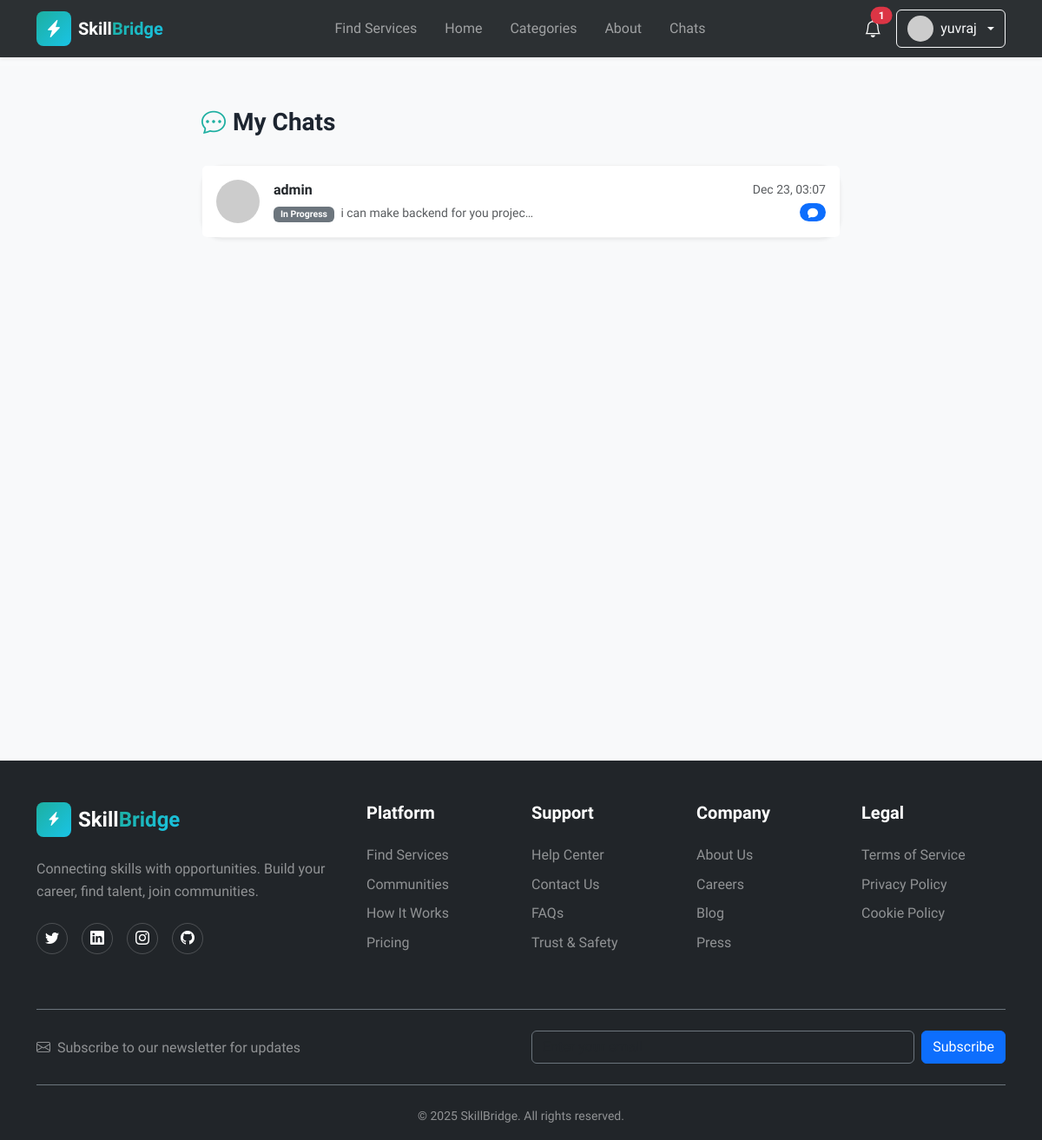
/user/chats (signed in), run on the app's committed database.
### models.py (models this page shows, shortened)
class User(UserMixin, db.Model):
    __tablename__ = 'users'
    id = db.Column(db.Integer, primary_key=True)
    username = db.Column(db.String(80), unique=True, nullable=False, index=True)
    email = db.Column(db.String(120), unique=True, nullable=False, index=True)
    password_hash = db.Column(db.String(255), nullable=False)
    user_type = db.Column(db.String(20), nullable=False, default='client')
    full_name = db.Column(db.String(100))
    bio = db.Column(db.Text)
    avatar_url = db.Column(db.String(255), default='default-avatar.png')
    phone = db.Column(db.String(20))
    is_active = db.Column(db.Boolean, default=True)
    is_verified = db.Column(db.Boolean, default=False)
    created_at = db.Column(db.DateTime, default=datetime.utcnow, nullable=False)
    updated_at = db.Column(db.DateTime, default=datetime.utcnow, onupdate=datetime.utcnow)
    services = db.relationship('Service', backref='provider', lazy='dynamic',
                              foreign_keys='Service.user_id')
    reviews = db.relationship('Review', backref='reviewer', lazy='dynamic',
                             foreign_keys='Review.user_id')
    orders_as_buyer = db.relationship('Order', backref='buyer', lazy='dynamic',
                                     foreign_keys='Order.buyer_id')
    orders_as_seller = db.relationship('Order', backref='seller', lazy='dynamic',
                                      foreign_keys='Order.seller_id')
    favorites = db.relationship('Favorite', backref='user', lazy='dynamic',
                               cascade='all, delete-orphan')
    notifications = db.relationship('Notification', backref='user', lazy='dynamic',
                                   cascade='all, delete-orphan')
    def is_admin(self):
        return self.user_type == 'admin'
    def get_unread_notifications_count(self):
        return self.notifications.filter_by(is_read=False).count()
    def get_recent_notifications(self, limit=5):
        return self.notifications.order_by(db.text('created_at desc')).limit(limit)
    def get_avatar_url(self):
        from flask import url_for
        if not self.avatar_url or self.avatar_url == 'default-avatar.png':
            return f"https://ui-avatars.com/api/?name={self.username}&background=random&color=fff&size=128"
        if self.avatar_url.startswith('http'):
            return self.avatar_url
        return url_for('static', filename='images/' + self.avatar_url)

class Order(db.Model):
    __tablename__ = 'orders'
    id = db.Column(db.Integer, primary_key=True)
    service_id = db.Column(db.Integer, db.ForeignKey('services.id'), nullable=False, index=True)
    buyer_id = db.Column(db.Integer, db.ForeignKey('users.id'), nullable=False, index=True)
    seller_id = db.Column(db.Integer, db.ForeignKey('users.id'), nullable=False, index=True)
    total_price = db.Column(db.Float, nullable=False)
    status = db.Column(db.String(20), default='pending', index=True)
    requirements = db.Column(db.Text)  # Buyer's requirements
    scope = db.Column(db.Text)  # Detailed scope
    budget_tier = db.Column(db.String(20)) # Basic, Standard, Premium
    deadline = db.Column(db.DateTime)  # Agreed deadline
    delivery_note = db.Column(db.Text)  # Seller's delivery note
    created_at = db.Column(db.DateTime, default=datetime.utcnow)
    updated_at = db.Column(db.DateTime, default=datetime.utcnow, onupdate=datetime.utcnow)
    completed_at = db.Column(db.DateTime)

class Service(db.Model):
    __tablename__ = 'services'
    id = db.Column(db.Integer, primary_key=True)
    title = db.Column(db.String(200), nullable=False, index=True)
    description = db.Column(db.Text, nullable=False)
    price = db.Column(db.Float, nullable=False)
    delivery_time = db.Column(db.String(50))  # e.g., "3 days", "1 week"
    user_id = db.Column(db.Integer, db.ForeignKey('users.id'), nullable=False, index=True)
    category_id = db.Column(db.Integer, db.ForeignKey('categories.id'), nullable=False, index=True)
    favorited_by = db.relationship('Favorite', backref='service', lazy='dynamic', cascade='all, delete-orphan')
    image_url = db.Column(db.String(255), default='default-service.jpg')
    tags = db.Column(db.String(255))
    is_active = db.Column(db.Boolean, default=True)
    view_count = db.Column(db.Integer, default=0)
    created_at = db.Column(db.DateTime, default=datetime.utcnow, index=True)
    updated_at = db.Column(db.DateTime, default=datetime.utcnow, onupdate=datetime.utcnow)
    reviews = db.relationship('Review', backref='service', lazy='dynamic',
                             cascade='all, delete-orphan')
    orders = db.relationship('Order', backref='service', lazy='dynamic')
    favorited_by = db.relationship('Favorite', backref='service', lazy='dynamic',
                                   cascade='all, delete-orphan')

### routes.py (the view)
@user_bp.route('/chats')
@login_required
def chats():
    active_chats = chat_manager.get_active_chats(current_user.id)
    return render_template('user/chats.html', chats=active_chats)

### managers.py (called while the page is built)
    def get_active_chats(self, user_id):
        orders = Order.query.filter(
            db.or_(Order.buyer_id == user_id, Order.seller_id == user_id)
        ).order_by(Order.updated_at.desc()).all()
        return orders

### templates/user/chats.html (shortened to what this page needs)
{% extends "base.html" %}
{% block content %}
<section class="py-5 bg-light min-vh-100">
    <div class="container">
        <div class="row justify-content-center">
            <div class="col-lg-8">
                <div class="d-flex justify-content-between align-items-center mb-4">
                    <h3>
                        <i class="bi bi-chat-dots me-2 text-primary"></i>My Chats
                    </h3>
                </div>
                <div class="card shadow-sm">
                    <div class="list-group list-group-flush">
                        {% if chats %}
                        {% for chat in chats %}
                        {% set other_user = chat.buyer if chat.seller_id == current_user.id else chat.seller %}
                        <a href="{{ url_for('user.order_detail', order_id=chat.id) }}"
                            class="list-group-item list-group-item-action p-3">
                            <div class="d-flex align-items-center">
                                <img src="{{ other_user.get_avatar_url() }}" class="rounded-circle me-3" width="50"
                                    height="50" alt="{{ other_user.username }}">
                                <div class="flex-grow-1">
                                    <div class="d-flex justify-content-between align-items-center mb-1">
                                        <h6 class="mb-0 fw-bold">{{ other_user.username }}</h6>
                                        <small class="text-muted">
                                            {{ chat.updated_at.strftime('%b %d, %H:%M') }}
                                        </small>
                                    </div>
                                    <div class="d-flex justify-content-between align-items-center">
                                        <div class="text-muted small text-truncate" style="max-width: 300px;">
                                            <span class="badge bg-secondary me-1">{{ chat.status|replace('_', ' ')|title
                                                }}</span>
                                            {{ chat.service.title }}
                                        </div>
                                        {% if chat.messages.count() > 0 %}
                                        <span class="badge bg-primary rounded-pill">
                                            <i class="bi bi-chat-fill"></i>
                                        </span>
                                        {% endif %}
                                    </div>
                                </div>
                            </div>
                        </a>
                        {% endfor %}
                        {% endif %}
                    </div>
                </div>
            </div>
        </div>
    </div>
</section>
{% endblock %}

### templates/components/header.html (shortened to what this page needs)
<header class="navbar navbar-expand-lg navbar-dark bg-dark fixed-top shadow-sm">
    <div class="container">
        <a class="navbar-brand d-flex align-items-center" href="{{ url_for('main.index') }}">
            <div class="logo-icon gradient-primary rounded-3 p-2 me-2">
                <i class="bi bi-lightning-charge-fill text-white"></i>
            </div>
            <span class="fw-bold">Skill<span class="text-gradient">Bridge</span></span>
        </a>
        <div class="collapse navbar-collapse" id="navbarNav">
            <ul class="navbar-nav mx-auto">
                <li class="nav-item">
                    <a class="nav-link" href="{{ url_for('service.browse') }}">Find Services</a>
                </li>
                <li class="nav-item">
                    <a class="nav-link" href="{{ url_for('main.index') }}">Home</a>
                </li>
                <li class="nav-item">
                    <a class="nav-link" href="{{ url_for('main.index') }}#categories">Categories</a>
                </li>
                <li class="nav-item">
                    <a class="nav-link" href="{{ url_for('main.about') }}">About</a>
                </li>
                {% if current_user.is_authenticated %}
                <li class="nav-item">
                    <a class="nav-link" href="{{ url_for('user.chats') }}">Chats</a>
                </li>
                {% endif %}
            </ul>
            <div class="d-flex align-items-center gap-3 mt-3 mt-lg-0">
                {% if current_user.is_authenticated %}
                <div class="dropdown">
                    <button class="btn btn-link text-white position-relative p-0" type="button"
                        data-bs-toggle="dropdown">
                        <i class="bi bi-bell fs-5"></i>
                        {% set unread_count = current_user.get_unread_notifications_count() %}
                        {% if unread_count > 0 %}
                        <span class="position-absolute top-0 start-100 translate-middle badge rounded-pill bg-danger">
                            {{ unread_count }}
                        </span>
                        {% endif %}
                    </button>
                </div>
                <div class="dropdown">
                    <button class="btn btn-outline-light dropdown-toggle d-flex align-items-center gap-2" type="button"
                        data-bs-toggle="dropdown">
                        <img src="{{ current_user.get_avatar_url() }}" alt="Avatar" class="rounded-circle" width="30"
                            height="30">
                        <span>{{ current_user.username }}</span>
                    </button>
                </div>
                {% else %}
                <a href="{{ url_for('auth.login') }}" class="btn btn-outline-light">Log In</a>
                <a href="{{ url_for('auth.register') }}" class="btn btn-gradient-primary">Get Started</a>
                {% endif %}
            </div>
        </div>
    </div>
</header>
<div style="height: 76px;"></div>

### static/css/custom.css (style rules this page uses)
:root { --primary-color: hsl(174, 72%, 40%); --primary-dark: hsl(174, 72%, 30%); --primary-light: hsl(174, 72%, 50%); --accent-color: hsl(15, 90%, 60%); --background: hsl(210, 20%, 98%); --foreground: hsl(215, 25%, 15%); --card-bg: hsl(0, 0%, 100%); --muted: hsl(215, 15%, 60%); --gradient-primary: linear-gradient(135deg, hsl(174, 72%, 40%), hsl(190, 80%, 50%)); --gradient-accent: linear-gradient(135deg, hsl(15, 90%, 60%), hsl(35, 95%, 55%)); --gradient-hero: linear-gradient(135deg, hsl(215, 25%, 12%), hsl(220, 30%, 18%)); --shadow-sm: 0 2px 8px -2px rgba(0, 0, 0, 0.08); --shadow-md: 0 8px 24px -8px rgba(0, 0, 0, 0.12); --shadow-lg: 0 16px 48px -16px rgba(0, 0, 0, 0.15); --shadow-glow: 0 0 40px rgba(23, 162, 184, 0.25); --section-padding: 5rem 0; --radius-sm: 0.5rem; --radius-md: 1rem; --radius-lg: 1.5rem; --radius-xl: 2rem; }
* { margin: 0; padding: 0; box-sizing: border-box; }
body { font-family: 'Sora', -apple-system, BlinkMacSystemFont, 'Segoe UI', sans-serif; background-color: var(--background); color: var(--foreground); line-height: 1.6; overflow-x: hidden; }
h1, h2, h3, h4, h5, h6 { font-weight: 700; line-height: 1.2; }
a { transition: all 0.3s ease; }
.gradient-primary { background: var(--gradient-primary); }
.text-gradient { background: var(--gradient-primary); -webkit-background-clip: text; -webkit-text-fill-color: transparent; background-clip: text; }
.navbar { backdrop-filter: blur(10px); background-color: rgba(33, 37, 41, 0.95) !important; transition: all 0.3s ease; }
.logo-icon { width: 40px; height: 40px; display: flex; align-items: center; justify-content: center; transition: all 0.3s ease; }
.nav-link { font-weight: 500; position: relative; padding: 0.5rem 1rem !important; }
.nav-link::after { content: ''; position: absolute; bottom: 0; left: 50%; width: 0; height: 2px; background: var(--gradient-primary); transition: all 0.3s ease; transform: translateX(-50%); }
.card { border-radius: var(--radius-lg); border: 1px solid rgba(0, 0, 0, 0.05); box-shadow: var(--shadow-sm); }
.badge { padding: 0.35em 0.75em; font-weight: 600; }
.text-primary { color: var(--primary-color) !important; }

### data on the page
User: username "yuvraj"
Order: updated_at "Dec 23, 03:07", status "In Progress", service "i can make backend for you projec…"
User: username "admin"

### other printed values
{{ unread_count }} "1"
